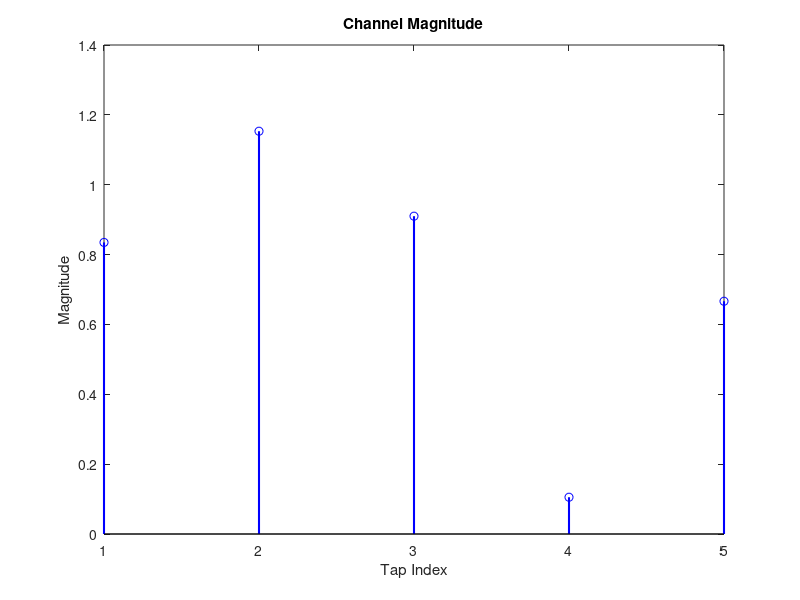
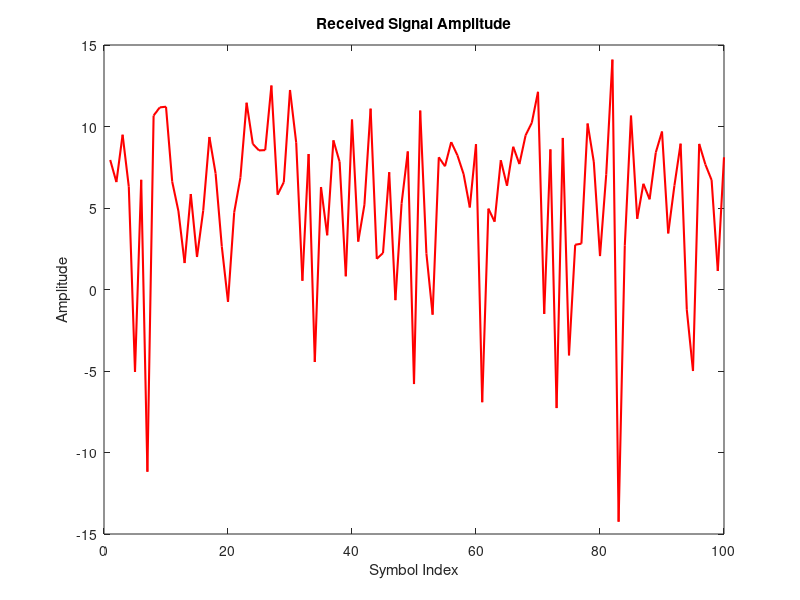

Source code (MATLAB) for these figures, in order:
% Simulation parameters
numSymbols = 100;              % Number of symbols to transmit
numTaps = 5;                    % Number of channel taps (multipath components)
snr = -2.5;                       % Signal-to-Noise Ratio in dB

% Generate random symbols
symbols = 2 * randi([0 1], numSymbols, 1) - 1;  % BPSK symbols (-1 and +1)

% Generate channel taps (complex Gaussian)
channelTaps = (randn(numTaps, 1) + 1i * randn(numTaps, 1)) / sqrt(2);

% Create frequency-selective fading channel
channelFilter = zeros(numSymbols, numTaps);
for i = 1:numTaps
    channelFilter(i:numSymbols, i) = symbols(1:numSymbols-i+1);
end

% Apply channel fading
fadedSymbols = channelFilter * channelTaps;

% Add noise to the received signal
noise = sqrt(0.5 / (10^(snr/10))) * (randn(numSymbols, 1) + 1i * randn(numSymbols, 1));
receivedSymbols = fadedSymbols + noise;

% Calculate channel magnitude
channelMagnitude = abs(channelTaps);

% Calculate received signal amplitude
receivedAmplitude = abs(receivedSymbols);

% Plot channel magnitude
figure;
stem(1:numTaps, channelMagnitude, 'b', 'LineWidth', 1.5);
xlabel('Tap Index');
ylabel('Magnitude');
title('Channel Magnitude');

% Plot received signal amplitude
figure;
plot(1:numSymbols, 10*log10(receivedSymbols.^2), 'r', 'LineWidth', 1.5);
xlabel('Symbol Index');
ylabel('Amplitude');
title('Received Signal Amplitude');
